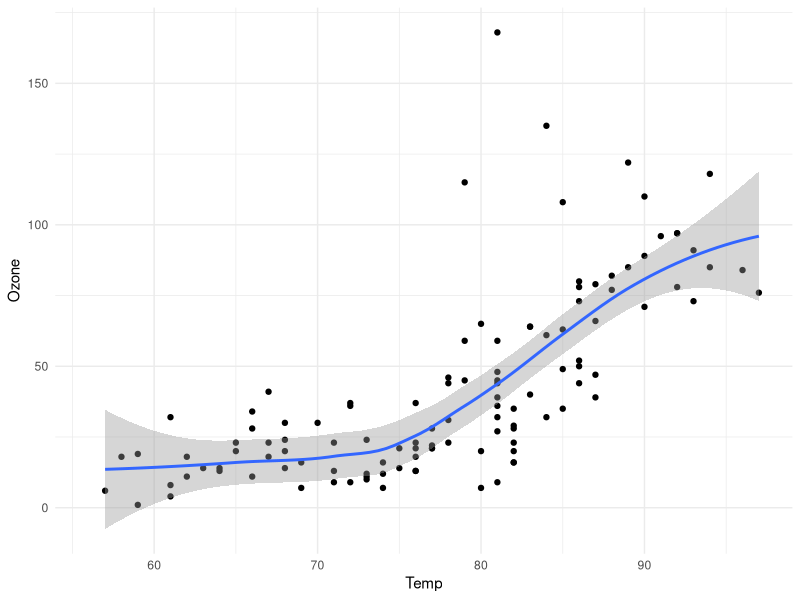

The R source for this figure:
## ---- chunk 1
#| label: fig-airquality
#| fig-cap: Temperature and ozone level.
#| warning: false

library(ggplot2)

ggplot(airquality, aes(Temp, Ozone)) + 
  geom_point() + 
  geom_smooth(method = "loess") + 
  theme_minimal()
  
## ---- chunk 2
  install.packages("tidyverse")
## ---- chunk 3
  library(tidyverse)
